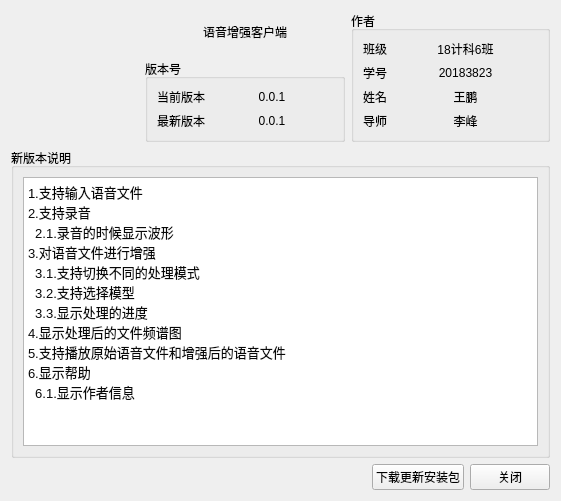
<?xml version="1.0" encoding="UTF-8"?>
<ui version="4.0">
 <class>Frame</class>
 <widget class="QFrame" name="Frame">
  <property name="geometry">
   <rect>
    <x>0</x>
    <y>0</y>
    <width>561</width>
    <height>501</height>
   </rect>
  </property>
  <property name="windowTitle">
   <string>关于</string>
  </property>
  <property name="windowIcon">
   <iconset resource="../apprcc.qrc">
    <normaloff>:/icon/resources/icon/信息.ico</normaloff>:/icon/resources/icon/信息.ico</iconset>
  </property>
  <layout class="QVBoxLayout" name="verticalLayout_2">
   <item>
    <layout class="QHBoxLayout" name="horizontalLayout">
     <item>
      <widget class="QLabel" name="label_3">
       <property name="maximumSize">
        <size>
         <width>128</width>
         <height>128</height>
        </size>
       </property>
       <property name="text">
        <string/>
       </property>
       <property name="pixmap">
        <pixmap resource="../apprcc.qrc">:/jpg/resources/jpg/探测声音.png</pixmap>
       </property>
       <property name="scaledContents">
        <bool>true</bool>
       </property>
      </widget>
     </item>
     <item>
      <layout class="QVBoxLayout" name="verticalLayout">
       <item>
        <widget class="QLabel" name="label_2">
         <property name="text">
          <string>语音增强客户端</string>
         </property>
         <property name="alignment">
          <set>Qt::AlignCenter</set>
         </property>
        </widget>
       </item>
       <item>
        <widget class="QGroupBox" name="groupBox">
         <property name="title">
          <string>版本号</string>
         </property>
         <layout class="QFormLayout" name="formLayout_2">
          <item row="0" column="0">
           <widget class="QLabel" name="label">
            <property name="text">
             <string>当前版本</string>
            </property>
            <property name="alignment">
             <set>Qt::AlignCenter</set>
            </property>
           </widget>
          </item>
          <item row="0" column="1">
           <widget class="QLabel" name="now_version_label">
            <property name="text">
             <string>0.0.1</string>
            </property>
            <property name="alignment">
             <set>Qt::AlignCenter</set>
            </property>
           </widget>
          </item>
          <item row="1" column="0">
           <widget class="QLabel" name="label_4">
            <property name="text">
             <string>最新版本</string>
            </property>
            <property name="alignment">
             <set>Qt::AlignCenter</set>
            </property>
           </widget>
          </item>
          <item row="1" column="1">
           <widget class="QLabel" name="new_version_label">
            <property name="text">
             <string>0.0.1</string>
            </property>
            <property name="alignment">
             <set>Qt::AlignCenter</set>
            </property>
           </widget>
          </item>
         </layout>
        </widget>
       </item>
      </layout>
     </item>
     <item>
      <widget class="QGroupBox" name="groupBox_2">
       <property name="title">
        <string>作者</string>
       </property>
       <layout class="QFormLayout" name="formLayout">
        <item row="0" column="0">
         <widget class="QLabel" name="label_6">
          <property name="text">
           <string>班级</string>
          </property>
          <property name="alignment">
           <set>Qt::AlignCenter</set>
          </property>
         </widget>
        </item>
        <item row="0" column="1">
         <widget class="QLabel" name="label_7">
          <property name="text">
           <string>18计科6班</string>
          </property>
          <property name="alignment">
           <set>Qt::AlignCenter</set>
          </property>
         </widget>
        </item>
        <item row="1" column="0">
         <widget class="QLabel" name="label_8">
          <property name="text">
           <string>学号</string>
          </property>
          <property name="alignment">
           <set>Qt::AlignCenter</set>
          </property>
         </widget>
        </item>
        <item row="1" column="1">
         <widget class="QLabel" name="label_9">
          <property name="text">
           <string>20183823</string>
          </property>
          <property name="alignment">
           <set>Qt::AlignCenter</set>
          </property>
         </widget>
        </item>
        <item row="2" column="0">
         <widget class="QLabel" name="label_10">
          <property name="text">
           <string>姓名</string>
          </property>
          <property name="alignment">
           <set>Qt::AlignCenter</set>
          </property>
         </widget>
        </item>
        <item row="2" column="1">
         <widget class="QLabel" name="label_11">
          <property name="text">
           <string>王鹏</string>
          </property>
          <property name="alignment">
           <set>Qt::AlignCenter</set>
          </property>
         </widget>
        </item>
        <item row="3" column="0">
         <widget class="QLabel" name="label_12">
          <property name="text">
           <string>导师</string>
          </property>
          <property name="alignment">
           <set>Qt::AlignCenter</set>
          </property>
         </widget>
        </item>
        <item row="3" column="1">
         <widget class="QLabel" name="label_13">
          <property name="text">
           <string>李峰</string>
          </property>
          <property name="alignment">
           <set>Qt::AlignCenter</set>
          </property>
         </widget>
        </item>
       </layout>
      </widget>
     </item>
    </layout>
   </item>
   <item>
    <widget class="QGroupBox" name="groupBox_3">
     <property name="title">
      <string>新版本说明</string>
     </property>
     <layout class="QVBoxLayout" name="verticalLayout_3">
      <item>
       <widget class="QTextBrowser" name="new_version_function_textBrowser">
        <property name="html">
         <string>&lt;!DOCTYPE HTML PUBLIC &quot;-//W3C//DTD HTML 4.0//EN&quot; &quot;http://www.w3.org/TR/REC-html40/strict.dtd&quot;&gt;
&lt;html&gt;&lt;head&gt;&lt;meta name=&quot;qrichtext&quot; content=&quot;1&quot; /&gt;&lt;style type=&quot;text/css&quot;&gt;
p, li { white-space: pre-wrap; }
&lt;/style&gt;&lt;/head&gt;&lt;body style=&quot; font-family:'SimSun'; font-size:9pt; font-weight:400; font-style:normal;&quot;&gt;
&lt;p style=&quot; margin-top:12px; margin-bottom:12px; margin-left:0px; margin-right:0px; -qt-block-indent:0; text-indent:0px; background-color:#ffffff;&quot;&gt;&lt;span style=&quot; font-family:'JetBrains Mono','monospace'; font-size:9.8pt; color:#000000;&quot;&gt;1.支持&lt;/span&gt;&lt;span style=&quot; font-family:'宋体','monospace'; font-size:9.8pt; color:#080808;&quot;&gt;输入语音文件&lt;br /&gt;2.支持录音&lt;br /&gt;  2.1.录音的时候显示波形&lt;br /&gt;3.对语音文件进行增强&lt;br /&gt;  3.1.支持切换不同的处理模式&lt;br /&gt;  3.2.支持选择模型&lt;br /&gt;  3.3.显示处理的进度&lt;br /&gt;4.显示处理后的文件频谱图&lt;br /&gt;5.支持播放原始语音文件和增强后的语音文件&lt;br /&gt;6.显示帮助&lt;br /&gt;  6.1.显示作者信息&lt;/span&gt;&lt;/p&gt;&lt;/body&gt;&lt;/html&gt;</string>
        </property>
       </widget>
      </item>
     </layout>
    </widget>
   </item>
   <item>
    <layout class="QHBoxLayout" name="horizontalLayout_2">
     <item>
      <spacer name="horizontalSpacer">
       <property name="orientation">
        <enum>Qt::Horizontal</enum>
       </property>
       <property name="sizeHint" stdset="0">
        <size>
         <width>40</width>
         <height>20</height>
        </size>
       </property>
      </spacer>
     </item>
     <item>
      <widget class="QPushButton" name="download_new_version_pushButton">
       <property name="cursor">
        <cursorShape>PointingHandCursor</cursorShape>
       </property>
       <property name="toolTip">
        <string>调用浏览器打开下载的网页</string>
       </property>
       <property name="text">
        <string>下载更新安装包</string>
       </property>
      </widget>
     </item>
     <item>
      <widget class="QPushButton" name="close_pushButton">
       <property name="cursor">
        <cursorShape>PointingHandCursor</cursorShape>
       </property>
       <property name="toolTip">
        <string>关闭窗口</string>
       </property>
       <property name="text">
        <string>关闭</string>
       </property>
      </widget>
     </item>
    </layout>
   </item>
  </layout>
 </widget>
 <resources>
  <include location="../apprcc.qrc"/>
 </resources>
 <connections>
  <connection>
   <sender>close_pushButton</sender>
   <signal>clicked()</signal>
   <receiver>Frame</receiver>
   <slot>close()</slot>
   <hints>
    <hint type="sourcelabel">
     <x>502</x>
     <y>474</y>
    </hint>
    <hint type="destinationlabel">
     <x>280</x>
     <y>250</y>
    </hint>
   </hints>
  </connection>
 </connections>
</ui>
